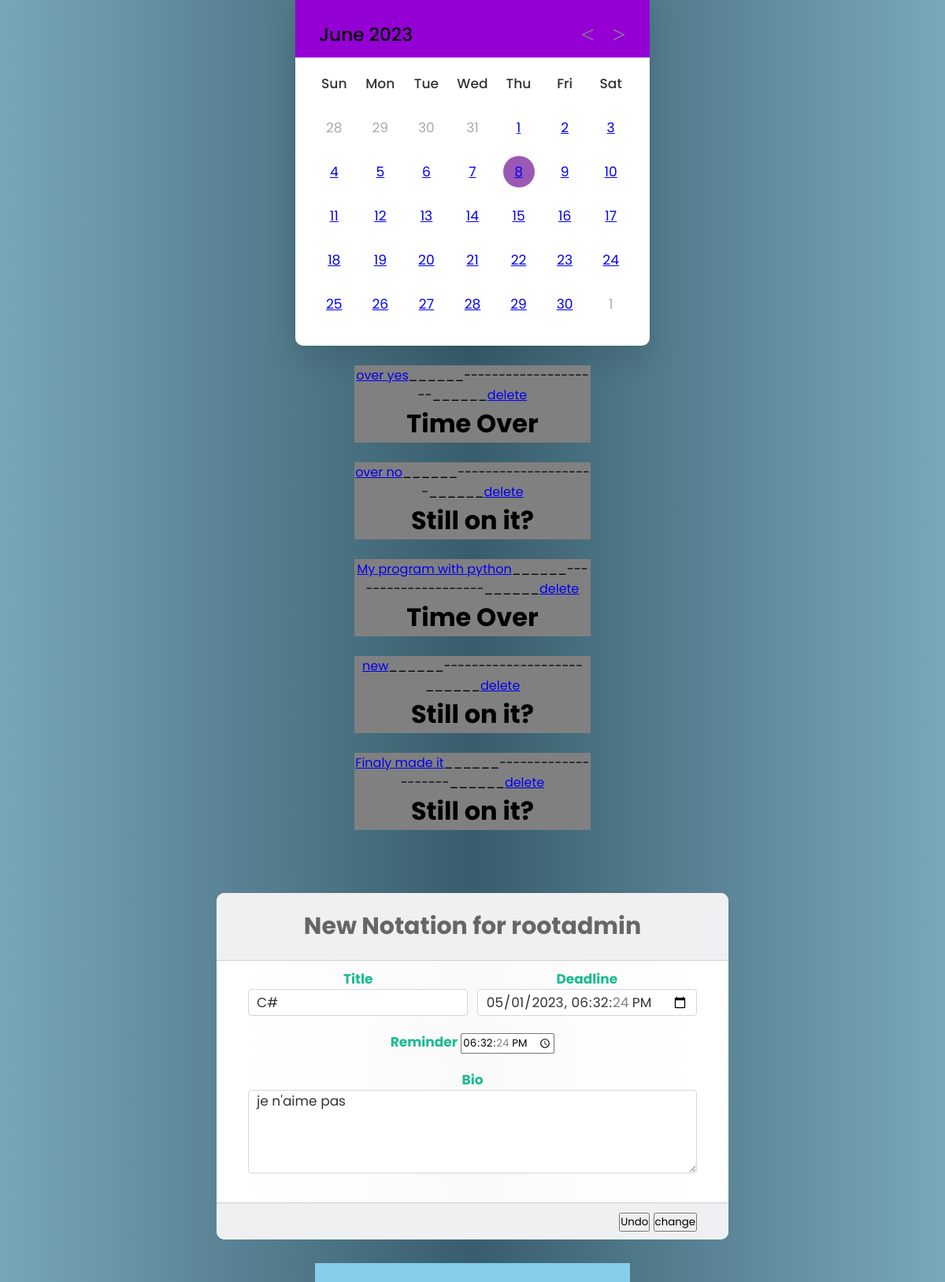
Screenshot of /4/ (signed in) with the database file from the repository.
### principal/models.py (models this page shows, shortened)
class Annotation(models.Model):
    account = models.ForeignKey(User, null=True, blank=False, on_delete=models.SET_NULL)
    name = models.CharField(max_length=45)
    description = models.TextField()
    deadline = models.DateTimeField()  # format("YYYY-MM-DD\ HH:mn:sc")
    reminder = models.TimeField()  # format("HH:Mn:Sc")
    over = models.BooleanField(default=False)
    like = models.ManyToManyField(User, related_name='fan_zone',  blank=True, null=True)
    unlike = models.ManyToManyField(User, related_name='contests', blank=True, null=True)
    objects = models.Manager()

### principal/views.py (the view)
# urls.py: path('', principal, name='entry'),
@sync_to_async   # optimization performed
def principal(request, annotation_id=0):
    if request.user.username:
        nature: str = "Add"
        advice: str = "Getting connection to openai..."
        length: float = 0
        timing: str = ''
        qs = Annotation.objects.filter(account=request.user).order_by("deadline")
        if request.method == 'POST':
            if annotation_id == 0:
                desc = request.POST['description']
                form = Annotation.objects.create(
                    account=request.user,
                    name=request.POST['name'],
                    deadline=request.POST['deadline'],
                    reminder=request.POST['reminder'], description=desc,
                    over=False
                )  # create
                deadline = datetime.datetime(year=int(request.POST['deadline'][0:3]),
                                             month=int(request.POST['deadline'][5:7]),
                                             day=int(request.POST['deadline'][8:10]),
                                             hour=int(request.POST['deadline'][11:13]),
                                             minute=int(request.POST['deadline'][14:16]),
                                             second=10, microsecond=10)
                if (deadline - datetime.datetime.now()).total_seconds() > 0:
                    over = False  # temps impartie finie
                else:
                    over = True
                form.over = over
                form.save()
                return HttpResponseRedirect(reverse('main:entry'))
            else:
                nature = 'change'
                note = Annotation.objects.get(id=annotation_id)
                form = AnnotationForm(request.POST, instance=note)
                if form.is_valid():
                    form.save()
                return render(request, template_name='principal/main.html',
                              context={"dj": qs, "form": form, "type": nature})
        elif request.method == 'GET':
            if annotation_id == 0:
                form = AnnotationForm()  # create
            else:
                nature = 'change'
                note = Annotation.objects.get(id=annotation_id)
                try:
                    advice = chatbot_response(  # string regular expression
                        'I have a task named ' + note.name + r', that is described as this: ' + note.description +
                        r'. Can You help me to make it well done as quick as possible?'
                    )
                except APIConnectionError:
                    response = 'Oh! It seems that connection has temporarily stopped!'
                coming_deadline = note.deadline
                delta = datetime.datetime(year=coming_deadline.year, month=coming_deadline.month,
                                          day=coming_deadline.day, hour=coming_deadline.hour,
                                          minute=coming_deadline.minute, second=coming_deadline.second, microsecond=0)
                if delta > datetime.datetime.now():
                    timing = 'blue'  # restful
                    final = delta - datetime.datetime.now()
                else:
                    timing = 'red'  # late
                    final = datetime.datetime.now() - delta
                length = abs(round(100 * 3 / (1+(final.total_seconds()/1000))))
                '''print('now it\'s', end=f'{datetime.datetime.now()}\n')'''
                form = AnnotationForm(instance=note)
            return render(request, template_name='principal/main.html', context={
                        "dj": qs,
                        "form": form,
                        "type": nature,
                        "advice": advice,
                        "length": length,
                        "timing": timing,
                       }
                   )
    elif request.user:  # new_User_or_Anonymous
        qs = User.objects.all()  # async filter(is_active=True, good_stat)
        """ matplotlib(user, login) """
        return render(request, template_name='./principal/main.html', context={"dj": qs})

### principal/views.py (called while the page is built)
def chatbot_response(user_input):
    response = openai.Completion.create(
        engine="text-davinci-003",
        prompt=user_input,
        temperature=0.5,
        max_tokens=1024,
        top_p=1,
        frequency_penalty=0,
        presence_penalty=0
    )
    return response["choices"][0]["text"]

### templates/principal/main.html (shortened to what this page needs)
<!DOCTYPE html>
<html lang="en">
<head>
    {% load static %}{% load i18n %}
    <link rel="stylesheet" href="{% static './styles/calendar.css' %}">
</head>
<body>
    <center>
        <div class="wrapper">
        <header>
            <p class="current-date"></p>
            <div class="icons">
                <span id="prev" class="material-symbols-rounded"><</span>
                <span id="next" class="material-symbols-rounded">></span>
            </div>
        </header>
          <div class="calendar">
            <ul class="weeks">
              <li>Sun</li>
              <li>Mon</li>
              <li>Tue</li>
              <li>Wed</li>
              <li>Thu</li>
              <li>Fri</li>
              <li>Sat</li>
            </ul>
            <ul class="days"></ul>
          </div>
        </div>
        {% if user.username %}
    <div>
        <br>
        {% for i in dj %}
            <div style="background-color: grey; width: 300px">
                <a href="{% url 'main:change' i.id %}">{{ i.name }}</a>______--------------------______<a href="{% url 'main:delete' i.id %}">delete</a> <br>
                {% if i.over %}
                    <h1>Time Over</h1>
                {% else %}
                    <h1>Still on it?</h1>
                {% endif %}
            </div>
            <br>
        {% endfor %}
        <br>
    </div>
    <div>
        <form action="" enctype="application/x-www-form-urlencoded" method="post" class="signup-form">
            <div class="form-header">
                <h1>New Notation for {{ user.username }}</h1>
            </div>
            <div class="form-body">
                <div class="horizontal-group">
                    <div class="form-group left">
                        <label for="firstname" class="label-title">Title</label>
                        {{ form.name }}
                    </div>
                    <div class="form-group right">
                        <label for="lastname" class="label-title">Deadline</label>
                        {{ form.deadline }}
                    </div>
                </div>
                <div class="form-group">
                    <label for="timing" class="label-title">Reminder</label>
                    {{ form.reminder }}
                </div>
                <div class="form-group">
                  <label for="choose-file" class="label-title">Bio</label>
                    {{ form.description }}
                </div>
            </div>
            <div class="form-footer">
                {% if type == 'change' %}
                    <button type="reset">Undo</button>
                {% endif %}
                <button type="submit">{{ type }}</button>
            </div>
        </form>
    </div>
    <div class="container" style="width:400px; height:24px; background-color:skyblue">
    </div>
        {% endif %}
    </center>
</body>
</html>

### static/styles/calendar.css (style rules this page uses)
* { margin: 0; padding: 0; box-sizing: border-box; font-family: 'Poppins', sans-serif; }
body { display: flex; align-items: center; padding: 0 10px; justify-content: center; min-height: 100vh; background: #9B59B6; }
.wrapper { width: 450px; background: #fff; border-radius: 10px; box-shadow: 0 15px 40px rgba(0,0,0,0.12); }
.wrapper header { display: flex; align-items: center; padding: 25px 30px 10px; justify-content: space-between; background-color: darkviolet; }
header .icons { display: flex; }
header .icons span { height: 38px; width: 38px; margin: 0 1px; cursor: pointer; color: #878787; text-align: center; line-height: 38px; font-size: 1.9rem; user-select: none; border-radius: 50%; }
.icons span:last-child { margin-right: -10px; }
header .current-date { font-size: 1.45rem; font-weight: 500; }
.calendar { padding: 20px; }
.calendar ul { display: flex; flex-wrap: wrap; list-style: none; text-align: center; }
.calendar .days { margin-bottom: 20px; }
.calendar li { color: #333; width: calc(100% / 7); font-size: 1.07rem; }
.calendar .weeks li { font-weight: 500; cursor: default; }
.material-symbols-rounded { font-family: 'Material Symbols Rounded'; font-weight: normal; font-style: normal; font-size: 24px; line-height: 1; letter-spacing: normal; text-transform: none; display: inline-block; white-space: nowrap; word-wrap: normal; direction: ltr; -moz-font-feature-settings: 'liga'; -moz-osx-font-smoothing: grayscale; }

### templates/principal/main.html (style rules this page uses)
body { background:linear-gradient(to right, #78a7ba 0%, #385D6C 50%, #78a7ba 99%); }
.signup-form { font-family: "Roboto", sans-serif; width:650px; margin:30px auto; background:linear-gradient(to right, #ffffff 0%, #fafafa 50%, #ffffff 99%); border-radius: 10px; }
.form-header { background-color: #EFF0F1; border-top-left-radius: 10px; border-top-right-radius: 10px; }
.form-header h1 { font-size: 30px; text-align:center; color:#666; padding:20px 0; border-bottom:1px solid #cccccc; }
.form-body { padding:10px 40px; color:#666; }
.form-group { margin-bottom:20px; }
.form-body .label-title { color:#1BBA93; font-size: 17px; font-weight: bold; }
.form-body .form-input { font-size: 17px; box-sizing: border-box; width: 100%; height: 34px; padding-left: 10px; padding-right: 10px; color: #333333; text-align: left; border: 1px solid #d6d6d6; border-radius: 4px; background: white; outline: none; }
.horizontal-group .left { float:left; width:49%; }
.horizontal-group .right { float:right; width:49%; }
.form-footer { clear:both; }
.signup-form .form-footer { background-color: #EFF0F1; border-bottom-left-radius: 10px; border-bottom-right-radius: 10px; padding:10px 40px; text-align: right; border-top: 1px solid #cccccc; }

### rows the page displays
Annotation: name "over yes", over "Time Over"
Annotation: name "over no", over "Still on it?"
Annotation: name "My program with python", over "Time Over"
Annotation: name "new", over "Still on it?"
Annotation: name "Finaly made it", over "Still on it?"
Annotation: name "C#", deadline "05/01/2023 18:32:24", reminder "18:32:24", description "je n'aime pas"

### other values shown
{{ user.username }} "rootadmin"
{{ type }} "change"
